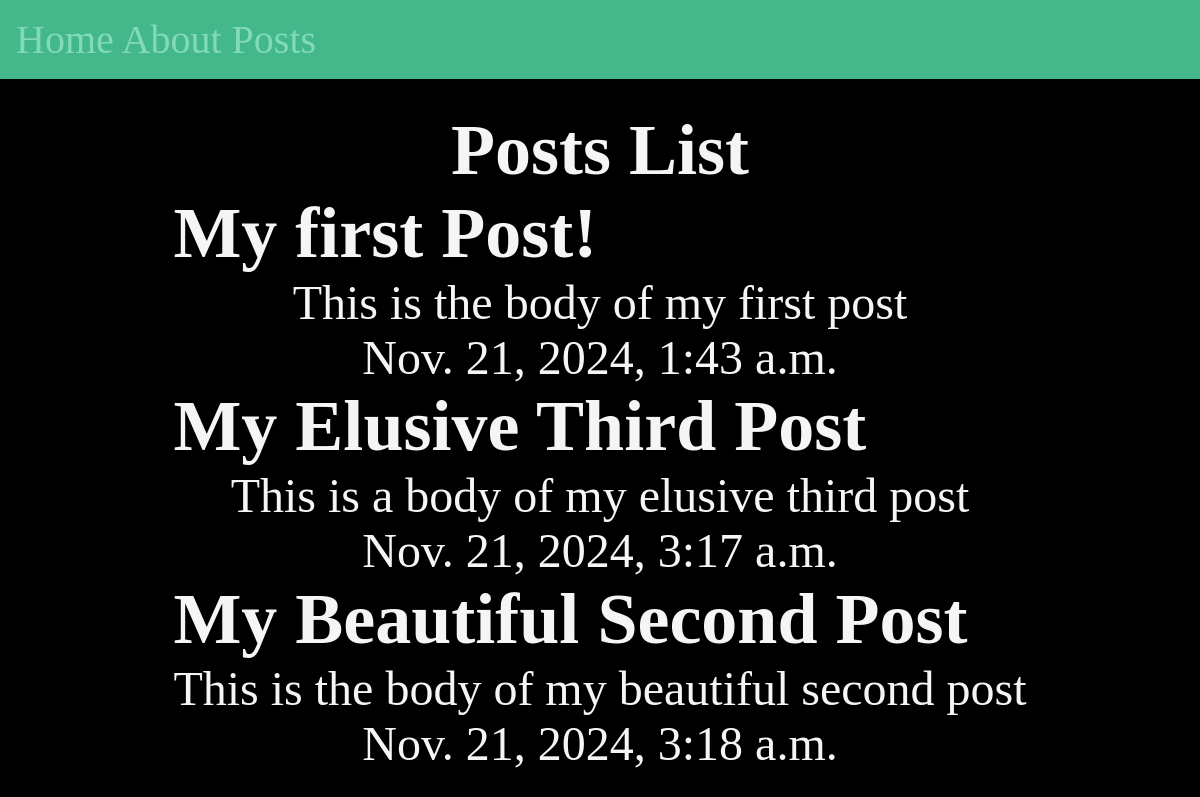
/posts/, run on the app's committed database.
### posts/models.py (models this page shows, shortened)
class Post(models.Model):
    title = models.CharField(max_length=75)
    body = models.TextField()
    slug = models.SlugField()
    date = models.DateTimeField(auto_now_add=True)

### posts/views.py (the view)
# urls.py: path("", views.posts_list),
def posts_list(request):
    posts = Post.objects.all().order_by("date")
    return render(request, "posts/posts_list.html", {"posts": posts})

### posts/templates/posts/posts_list.html (shortened to what this page needs)
{% extends 'layout.html' %}
{% block content %}
  <section>
    <h1>Posts List</h1>
    {% for post in posts%}
      <article class="post">
      <h2>{{ post.title }}</h2>
      <p>{{ post.body }}</p>
      <p>{{ post.date }}</p>
      </article>
    {% endfor %}
  </section>
{% endblock %}

### templates/layout.html (shortened to what this page needs)
<!doctype html>
{% load static %}
<html lang="en">
  <head>
    <link href={% static 'css/styles.css' %} rel="stylesheet" />
  </head>
  <body>
    <nav>
      <a href="/">Home</a>
      <a href="/about">About</a>
      <a href="/posts">Posts</a>
    </nav>
    <main>
      {% block content %}
      {% endblock %}
    </main>
  </body>
</html>

### static/css/styles.css (style rules this page uses)
* { margin: 0; padding: 0; box-sizing: border-box; }
body { min-height: 100vh; background-color: black; color: whitesmoke; font-size: 3rem; display: flex; flex-flow: column; }
nav { padding: 1rem; background-color: #44b78b; color: white; font-size: 2.5rem; }
main { flex-grow: 1; display: grid; place-content: center; }
h1, p { text-align: center; }
a { text-decoration: none; color: #81dbb8; }

### data on the page
Post: title "My first Post!", body "This is the body of my first post", date "Nov. 21, 2024, 1:43 a.m."
Post: title "My Elusive Third Post", body "This is a body of my elusive third post", date "Nov. 21, 2024, 3:17 a.m."
Post: title "My Beautiful Second Post", body "This is the body of my beautiful second post", date "Nov. 21, 2024, 3:18 a.m."
